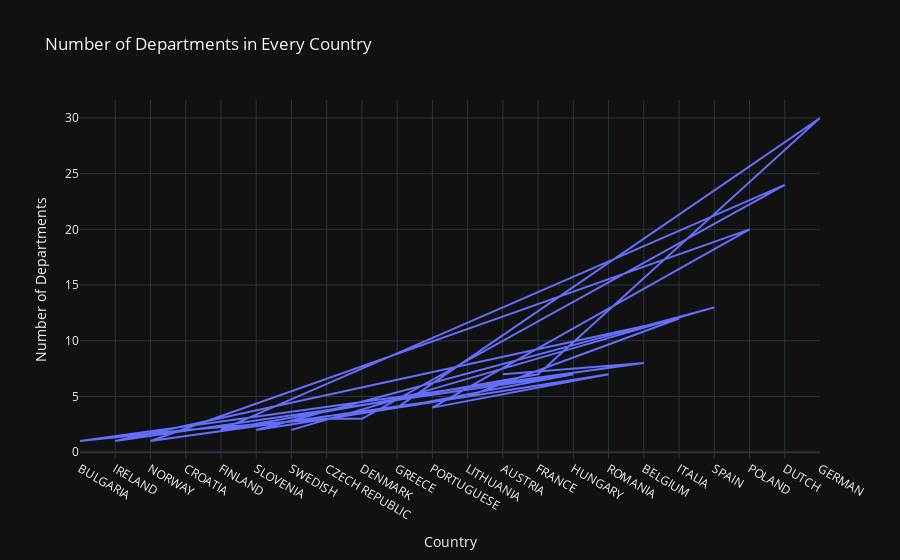

Notebook code for this chart:
### Markdown cell above
### The bar plot effectively visualizes the number of faculties by country, providing people with valuable insights into the educational landscape and capacity across different regions. By leveraging this visualization, educational leaders can make informed decisions to enhance collaboration, educational diversity, and resource allocation to support global educational excellence.

### Code cell
country_departments_count = df.groupby('COUNTRIES')['DEPARTMENTS'].nunique().reset_index()

# Sort countries alphabetically for the line chart
country_departments_count = country_departments_count.sort_values(by='COUNTRIES')

# Create a line chart with Plotly Express
fig = px.line(country_departments_count, x='COUNTRIES', y='DEPARTMENTS', 
              title='Number of Departments in Every Country',
              labels={'DEPARTMENTS': 'Number of Departments', 'COUNTRIES': 'Country'},
              template='plotly_dark')

# Update layout
fig.update_layout(xaxis_title='Country', yaxis_title='Number of Departments',
                  xaxis={'categoryorder':'total ascending'})

fig.show()

### Figure 1 — Plotly figure (JSON) as saved in the notebook; plotly's stock layout.template omitted (floating-point values rounded to 4 significant figures)
{"data": [{"hovertemplate": "Country=%{x}<br>Number of Departments=%{y}<extra></extra>", "legendgroup": "", "line": {"color": "#636efa", "dash": "solid"}, "marker": {"symbol": "circle"}, "mode": "lines", "name": "", "orientation": "v", "showlegend": false, "type": "scatter", "x": ["AUSTRIA", "BELGIUM", "BULGARIA", "CROATIA", "CZECH REPUBLIC", "DENMARK", "DUTCH", "FINLAND", "FRANCE", "GERMAN", "GREECE", "HUNGARY", "IRELAND", "ITALIA", "LITHUANIA", "NORWAY", "POLAND", "PORTUGUESE", "ROMANIA", "SLOVENIA", "SPAIN", "SWEDISH"], "xaxis": "x", "y": [7, 8, 1, 2, 3, 3, 24, 2, 7, 30, 4, 7, 1, 12, 5, 1, 20, 4, 7, 2, 13, 2], "yaxis": "y"}], "layout": {"autosize": true, "legend": {"tracegroupgap": 0}, "title": {"text": "Number of Departments in Every Country"}, "xaxis": {"anchor": "y", "autorange": true, "categoryorder": "total ascending", "domain": [0, 1], "range": [0, 21], "title": {"text": "Country"}, "type": "category"}, "yaxis": {"anchor": "x", "autorange": true, "domain": [0, 1], "range": [-0.6111, 31.61], "title": {"text": "Number of Departments"}, "type": "linear"}}}
